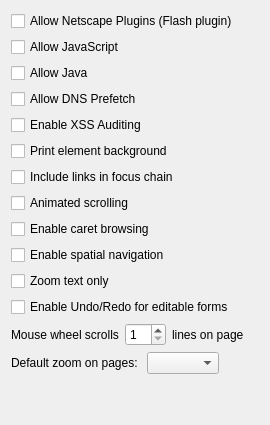
             <widget class="QWidget" name="tab">
              <attribute name="title">
               <string>Web Configuration</string>
              </attribute>
              <layout class="QGridLayout" name="gridLayout_18">
               <item row="0" column="0">
                <layout class="QVBoxLayout" name="verticalLayout">
                 <item>
                  <widget class="QCheckBox" name="allowPlugins">
                   <property name="text">
                    <string>Allow Netscape Plugins (Flash plugin)</string>
                   </property>
                  </widget>
                 </item>
                 <item>
                  <widget class="QCheckBox" name="allowJavaScript">
                   <property name="text">
                    <string>Allow JavaScript</string>
                   </property>
                  </widget>
                 </item>
                 <item>
                  <widget class="QCheckBox" name="allowJava">
                   <property name="text">
                    <string>Allow Java</string>
                   </property>
                  </widget>
                 </item>
                 <item>
                  <widget class="QCheckBox" name="allowDNSPrefetch">
                   <property name="text">
                    <string>Allow DNS Prefetch</string>
                   </property>
                  </widget>
                 </item>
                 <item>
                  <widget class="QCheckBox" name="xssAuditing">
                   <property name="text">
                    <string extracomment="try to detect possible XSS attacks when executing javascript">Enable XSS Auditing</string>
                   </property>
                  </widget>
                 </item>
                 <item>
                  <widget class="QCheckBox" name="printEBackground">
                   <property name="text">
                    <string extracomment="when you are printing page (on printer), it determine whether to also print background (color, image) of html elements">Print element background</string>
                   </property>
                  </widget>
                 </item>
                 <item>
                  <widget class="QCheckBox" name="linksInFocusChain">
                   <property name="text">
                    <string extracomment="focus also links on page (basically &lt;a&gt; elements) when pressing Tab key">Include links in focus chain</string>
                   </property>
                  </widget>
                 </item>
                 <item>
                  <widget class="QCheckBox" name="animateScrolling">
                   <property name="text">
                    <string>Animated scrolling</string>
                   </property>
                  </widget>
                 </item>
                 <item>
                  <widget class="QCheckBox" name="caretBrowsing">
                   <property name="text">
                    <string>Enable caret browsing</string>
                   </property>
                  </widget>
                 </item>
                 <item>
                  <widget class="QCheckBox" name="spatialNavigation">
                   <property name="text">
                    <string>Enable spatial navigation</string>
                   </property>
                  </widget>
                 </item>
                 <item>
                  <widget class="QCheckBox" name="zoomTextOnly">
                   <property name="text">
                    <string>Zoom text only</string>
                   </property>
                  </widget>
                 </item>
                 <item>
                  <widget class="QCheckBox" name="formsUndoRedo">
                   <property name="toolTip">
                    <string>If you disable this, it will still be accessible via standard Qt shortcuts</string>
                   </property>
                   <property name="text">
                    <string>Enable Undo/Redo for editable forms</string>
                   </property>
                  </widget>
                 </item>
                </layout>
               </item>
               <item row="2" column="0">
                <layout class="QHBoxLayout" name="horizontalLayout_11">
                 <item>
                  <widget class="QLabel" name="label_14">
                   <property name="sizePolicy">
                    <sizepolicy hsizetype="Fixed" vsizetype="Preferred">
                     <horstretch>0</horstretch>
                     <verstretch>0</verstretch>
                    </sizepolicy>
                   </property>
                   <property name="text">
                    <string>Mouse wheel scrolls</string>
                   </property>
                  </widget>
                 </item>
                 <item>
                  <widget class="QSpinBox" name="wheelScroll">
                   <property name="sizePolicy">
                    <sizepolicy hsizetype="Fixed" vsizetype="Fixed">
                     <horstretch>0</horstretch>
                     <verstretch>0</verstretch>
                    </sizepolicy>
                   </property>
                   <property name="minimum">
                    <number>1</number>
                   </property>
                  </widget>
                 </item>
                 <item>
                  <widget class="QLabel" name="label_26">
                   <property name="text">
                    <string>lines on page</string>
                   </property>
                  </widget>
                 </item>
                </layout>
               </item>
               <item row="3" column="0">
                <layout class="QHBoxLayout" name="horizontalLayout_12">
                 <item>
                  <widget class="QLabel" name="label_44">
                   <property name="text">
                    <string>Default zoom on pages: </string>
                   </property>
                  </widget>
                 </item>
                 <item>
                  <widget class="QComboBox" name="defaultZoomLevel"/>
                 </item>
                 <item>
                  <spacer name="horizontalSpacer_12">
                   <property name="orientation">
                    <enum>Qt::Horizontal</enum>
                   </property>
                   <property name="sizeHint" stdset="0">
                    <size>
                     <width>40</width>
                     <height>20</height>
                    </size>
                   </property>
                  </spacer>
                 </item>
                </layout>
               </item>
               <item row="4" column="0">
                <spacer name="verticalSpacer_9">
                 <property name="orientation">
                  <enum>Qt::Vertical</enum>
                 </property>
                 <property name="sizeHint" stdset="0">
                  <size>
                   <width>20</width>
                   <height>40</height>
                  </size>
                 </property>
                </spacer>
               </item>
              </layout>
             </widget>
